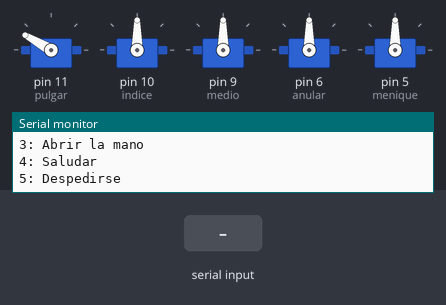
Simulated run of this sketch. Board: Arduino Uno, built with avr-gcc and run on an emulated ATmega328P. On the bench: 5 × servo, the last lines printed to the serial monitor. The test bench sets the inputs (shaded band).

Above: at 1.7 s.
1.8 s: "1" received over Serial
At 3.5 s:
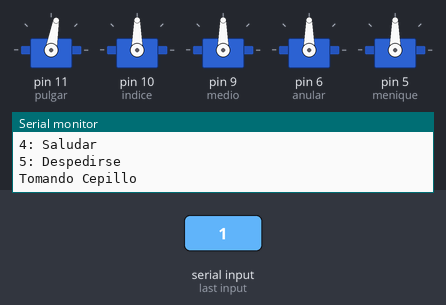
4.8 s: "2" received over Serial
At 5.5 s:
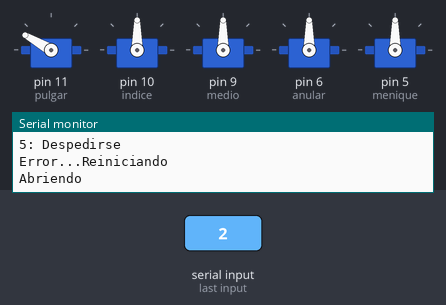
6.5 s: "4" received over Serial
At 6.91 s:
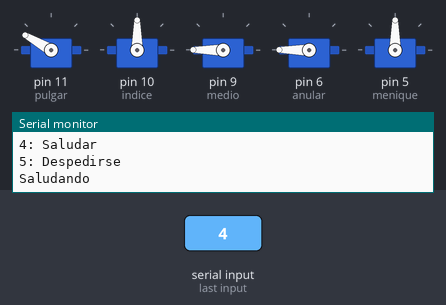
8.7 s: "3" received over Serial
At 8.92 s:
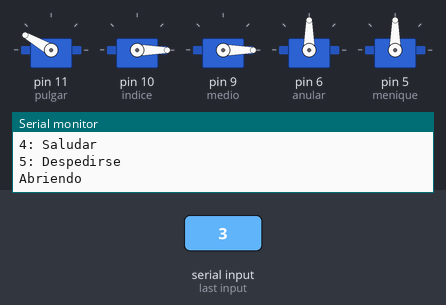
11.7 s: "5" received over Serial
At 11.77 s:
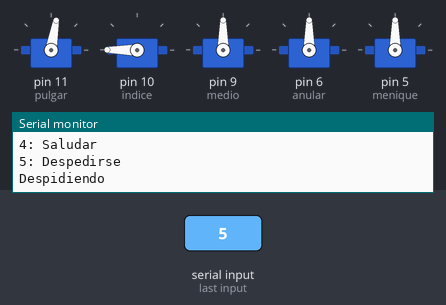
14.7 s: "4" received over Serial
At 14.96 s:
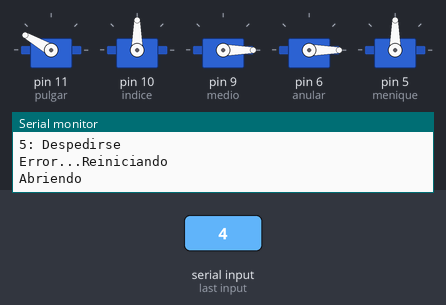
Timing chart, 0 to 17.7 s (numbered marks = the images above; inputs shaded):
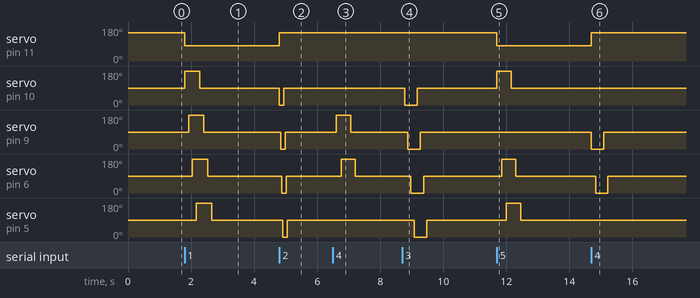

Measured:
- after the input at 1.8 s, servo on pin 11 (pulgar): 150° → 80° at once; servo on pin 10 (indice): 90° → 180° at once, → 90° 0.48 s later; servo on pin 9 (medio): 90° → 180° after 0.12 s, → 90° 0.48 s later; servo on pin 6 (anular): 90° → 180° after 0.24 s, → 90° 0.49 s later; servo on pin 5 (menique): 90° → 180° after 0.36 s, → 90° 0.49 s later
- after the input at 4.8 s, servo on pin 11 (pulgar): 80° → 150° at once; servo on pin 10 (indice), servo on pin 9 (medio): 90° → 0° at once, → 90° 0.14 s later; servo on pin 6 (anular): 90° → 0° after 0.07 s, → 90° 0.14 s later; servo on pin 5 (menique): 90° → 0° after 0.11 s, → 90° 0.14 s later
- after the input at 6.5 s, servo on pin 9 (medio): 90° → 180° after 0.11 s, → 90° 0.45 s later; servo on pin 6 (anular): 90° → 180° after 0.26 s, → 90° 0.45 s later
- after the input at 8.7 s, servo on pin 10 (indice): 90° → 0° after 0.07 s, → 90° 0.40 s later; servo on pin 9 (medio): 90° → 0° after 0.17 s, → 90° 0.40 s later; servo on pin 6 (anular): 90° → 0° after 0.27 s, → 90° 0.40 s later; servo on pin 5 (menique): 90° → 0° after 0.37 s, → 90° 0.40 s later
- after the input at 11.7 s, servo on pin 11 (pulgar): 150° → 80° at once; servo on pin 10 (indice): 90° → 180° at once, → 90° 0.45 s later; servo on pin 6 (anular): 90° → 180° after 0.15 s, → 90° 0.45 s later; servo on pin 5 (menique): 90° → 180° after 0.30 s, → 90° 0.45 s later
- after the input at 14.7 s, servo on pin 11 (pulgar): 80° → 150° at once; servo on pin 9 (medio): 90° → 0° at once, → 90° 0.39 s later; servo on pin 6 (anular): 90° → 0° after 0.13 s, → 90° 0.39 s later

The sketch:

Hand_proyect.ino
```cpp
#include <Servo.h>

Servo pulgar;
Servo indice;
Servo medio;
Servo anular;
Servo menique;  // Crear un objeto servo

int Angle = 90; // Posición inicial del servo
int n=0;

void setup() {
  // Iniciar el monitor serie
  Serial.begin(9600);

  pulgar.attach(11);  // Adjuntar el servo al pin PWM 11
  indice.attach(10);
  medio.attach(9);
  anular.attach(6);
  menique.attach(5);

  // Posición inicial en grados
  pulgar.write(150);
  indice.write(Angle);
  medio.write(Angle);
  anular.write(Angle);
  menique.write(Angle);

  delay(500);
  Serial.println("Seleccione una funcion:");
  Serial.println("1: Tomar Cepillo");
  Serial.println("2: Tomar Objeto Redondo");
  Serial.println("3: Abrir la mano");
  Serial.println("4: Saludar");
  Serial.println("5: Despedirse");
}


void loop() {
  // Esperar a que haya datos disponibles en el monitor serie
  if (Serial.available()) {
    // Leer la opción del usuario
    char opcion = Serial.read();

    // Llamar a la función correspondiente
    switch (opcion) {
      case '1':
        if(n==0){
          Brush();
          n++;
          }else if(n==1){
            Serial.println("Error...Reiniciando");
            Open();
            n=0;
            }
        break;
      case '2':
        if(n==0){
          Object();
          n++;
          }else if(n==1){
            Serial.println("Error...Reiniciando");
            Open1();
            n=0;
            }
        break;
      case '3':
        if(n==1){
          Open();
          n=0;
          }
        break;
      case '4':
        if(n==0){
          Hi();
          n++;
          }else if(n==1){
            Serial.println("Error...Reiniciando");
            Open2();
            n=0;
            }
        break;
      case '5':
        if(n==0){
          Bye();
          n++;
          }else if(n==1){
            Serial.println("Error...Reiniciando");
            Open3();
            n=0;
            }
        break;
      default:
        Serial.println("Opcion invalida. Por favor, seleccione 1, 2, 3, 4 o 5.");
        break;
    }

    // Pedir de nuevo la opción después de ejecutar una función
    Serial.println("Seleccione una funcion:");
    Serial.println("1: Tomar cepillo");
    Serial.println("2: Tomar Objeto Redondo");
    Serial.println("3: Abrir la mano");
    Serial.println("4: Saludar");
    Serial.println("5: Despedirse");
  }
}

// Función para tomar cepillo
void Brush() {
  Serial.println("Tomando Cepillo");
  pulgar.write(80);
  Angle=180;
  indice.write(Angle);
  delay(120);
  medio.write(Angle);
  delay(120);
  anular.write(Angle);
  delay(120);
  menique.write(Angle);
  delay(120);
  Angle=90;
  indice.write(Angle);
  delay(120);
  medio.write(Angle);
  delay(127);
  anular.write(Angle);
  delay(120);
  menique.write(Angle);
  delay(1500);
}

// Función para abrir la mano
void Open() {
  Serial.println("Abriendo");
  pulgar.write(150);
  Angle = 0;
  indice.write(Angle);
  delay(100);
  medio.write(Angle);
  delay(100);
  anular.write(Angle);
  delay(100);
  menique.write(Angle);
  delay(100);
  Angle=90;
  indice.write(Angle);
  delay(100);
  medio.write(Angle);
  delay(100);
  anular.write(Angle);
  delay(100);
  menique.write(Angle);
  delay(1500);
}

// Función para tomar objeto redondo
void Object() {
  Serial.println("Tomando Objeto Redondo");
  pulgar.write(60);
  Angle=180;
  indice.write(Angle);
  delay(60);
  medio.write(Angle);
  delay(60);
  anular.write(Angle);
  delay(60);
  menique.write(Angle);
  delay(60);
  Angle=90;
  indice.write(Angle);
  delay(60);
  medio.write(Angle);
  delay(60);
  anular.write(Angle);
  delay(60);
  menique.write(Angle);
  delay(1500);
}

void Open1() {
  Serial.println("Abriendo");
  pulgar.write(150);
  Angle = 0;
  indice.write(Angle);
  delay(36);
  medio.write(Angle);
  delay(36);
  anular.write(Angle);
  delay(36);
  menique.write(Angle);
  delay(36);
  Angle=90;
  indice.write(Angle);
  delay(36);
  medio.write(Angle);
  delay(36);
  anular.write(Angle);
  delay(34);
  menique.write(Angle);
  delay(1500);
}

void Hi() {
  Serial.println("Saludando");
  pulgar.write(150);
  Angle=180;
  medio.write(Angle);
  delay(150);
  anular.write(Angle);
  delay(150);
  Angle=90;
  delay(150);
  medio.write(Angle);
  delay(150);
  anular.write(Angle);
  delay(1500);
}

void Open2() {
  Serial.println("Abriendo");
  pulgar.write(150);
  Angle = 0;
  medio.write(Angle);
  delay(130);
  anular.write(Angle);
  delay(130);
  Angle=90;
  delay(130);
  medio.write(Angle);
  delay(130);
  anular.write(Angle);
  delay(1500);
}

void Bye() {
  Serial.println("Despidiendo");
  pulgar.write(80);
  Angle=180;
  indice.write(Angle);
  delay(150);
  anular.write(Angle);
  delay(150);
  menique.write(Angle);
  Angle=90;
  delay(150);
  indice.write(Angle);
  delay(150);
  anular.write(Angle);
  delay(150);
  menique.write(Angle);
  delay(1500);
}

void Open3() {
  Serial.println("Abriendo");
  pulgar.write(150);
  Angle = 0;
  indice.write(Angle);
  delay(130);
  anular.write(Angle);
  delay(130);
  menique.write(Angle);
  Angle=90;
  delay(130);
  indice.write(Angle);
  delay(130);
  anular.write(Angle);
  delay(130);
  menique.write(Angle);
  delay(1500);
}
```
